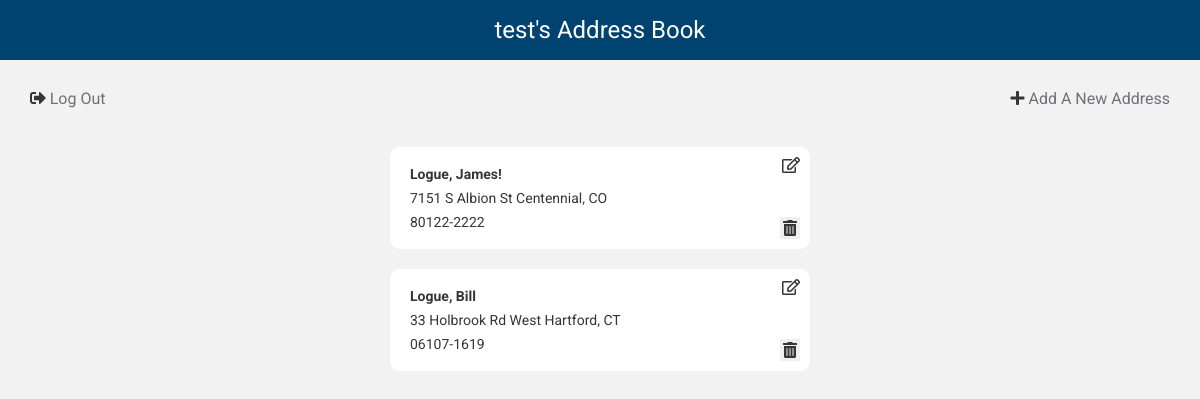
The page /address_book (signed in) on the database its author committed.
### app/models.py (models this page shows, shortened)
class Address(db.Model):
    id = db.Column(db.Integer, primary_key=True)
    first_name = db.Column(db.String(64), index=True)
    last_name = db.Column(db.String(64))
    address = db.Column(db.String(128))
    zip_code = db.Column(db.String(64))
    city = db.Column(db.String(64))
    state = db.Column(db.String(64))
    user_id = db.Column(db.Integer, db.ForeignKey('user.id'))

### app/routes.py (the view)
@app.route('/address_book', methods=['GET'])
@login_required
def address_book():
    addresses = Address.query.filter_by(user_id=current_user.id).order_by(Address.last_name)
    return render_template('address_book.html', addresses=addresses, page_title=current_user.username+"'s Address Book")

### app/models.py (called while the page is built)
    @login.user_loader
    def load_user(id):
        return User.query.get(int(id))

### app/templates/address_book.html (shortened to what this page needs)
{% extends "base.html" %}
{% block content %}
<section>
  <div class="form-row">
    <a href="/logout" class="link-button"><i class="fas fa-sign-out-alt"></i> Log Out</a>
    <a href="/address_book/new" class="link-button"><i class="fas fa-plus"></i> Add A New Address</a>
  </div>
  <div>
    {% for address in addresses %}
      <div class="address-card" id="address-{{ address.id }}">
        <a href="/address_book/edit/{{ address.id }}" class="card-button edit-button"><i class="far fa-edit"></i></a>
        <p><b>{{ address.last_name }}, {{address.first_name}}</b></p>
        <p>{{address.address}} {{ address.city }}, {{ address.state }}</p>
        <p>{{ address.zip_code }}</p>
        <button type="button" class="card-button delete-button" data-id="{{ address.id }}" onclick="deleteAddress(event)"><i data-id="{{ address.id }}" class="fas fa-trash-alt delete-btn"></i></button>
      </div>
    {% endfor %}
  </div>
</section>
{% endblock %}

### app/static/css/style.css (style rules this page uses)
body { background: #f2f2f2; min-height: 100vh; }
body * { font-family: 'Roboto', sans-serif; color: #353535; }
section { margin: 10px; }
p { font-size: 14px; margin: 10px; }
a { color: #4581b7; }
b { font-weight: 700; }
.address-card { background: #ffffff; border-radius: 10px; margin: 20px auto; max-width: 400px; padding: 10px; position: relative; }
.card-button { display: block; font-size: 16px; position: absolute; right: 10; color: #707077 }
.edit-button { top: 10; }
.delete-button { bottom: 10; padding: 3px; }
.form-row { align-items: center; display: flex; justify-content: space-between; margin: 10px; }
.link-button { color: #707077; display: block; margin: 20px 10px; }

### rows shown on the page
Address: last_name "Logue", first_name "James!", address "7151 S Albion St", city "Centennial", state "CO", zip_code "80122-2222"
Address: last_name "Logue", first_name "Bill", address "33 Holbrook Rd", city "West Hartford", state "CT", zip_code "06107-1619"

### other values the page prints
{{ page_title }} "test's Address Book"
